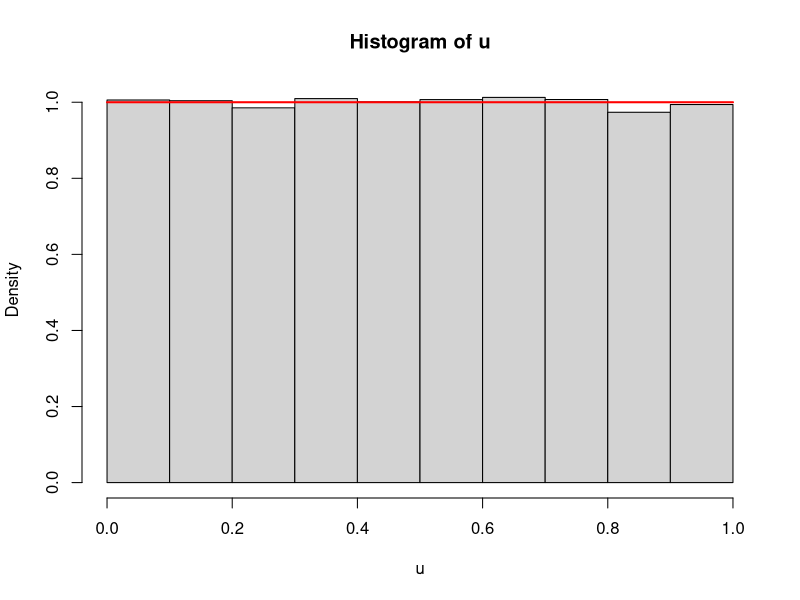
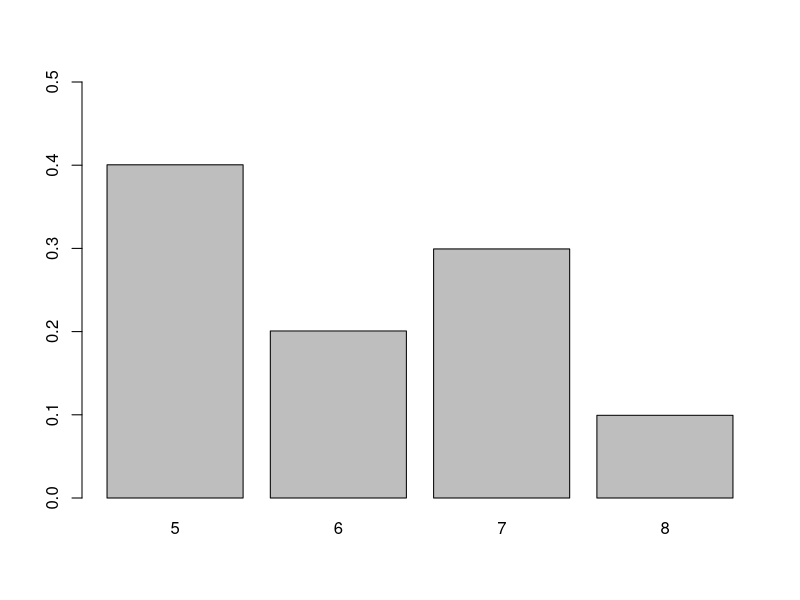
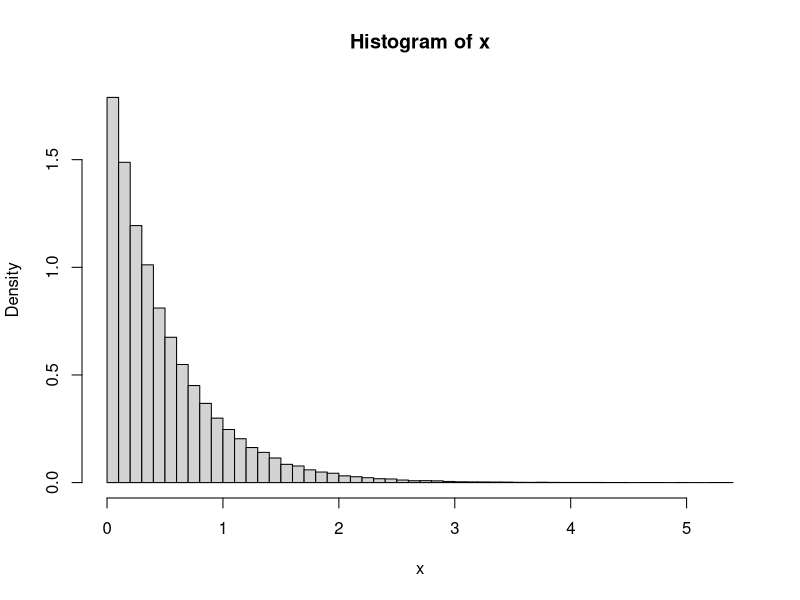

Here is the R script that generated these plots, in order: (Note: this script raises an error after producing the figures.)
# EXO1
inverseF <- function(u){
  x <- numeric(n)
  x[u <= 0.4] <- 5
  x[(u <= 0.6) & (u > 0.4)] <- 6
  x[(u <= 0.9) & (u > 0.6)] <- 7
  x[u > 0.9] <- 8
  x
}

n <- as.integer(1e5)

u <- runif(n)

x <- inverseF(u)

hist(u, breaks = seq(0, 1, by = 0.1), freq = FALSE)
curve(dunif(x), from = 0, to = 1, add = TRUE,
      col = "red", lwd = 2)

barplot(table(x)/n, ylim = c(0, 0.5))

# ==============================================================================

# EXO2
# Exp distribution
sim_exp <- function(n, lam = 1){
  n <- as.integer(n)
  u <- runif(n)
  inverseF <- function(u) -log(1-u)/lam
  x <- inverseF(u)
  x
}

n <- 1e5

x <- sim_exp(n, lam = 2)

hist(x, freq = FALSE, breaks = 50)
curve(dexp(x, rate = lam), from = 0, to = 5, add = TRUE,
      col = "red", lwd = 2)

p <- ppoints(n)
th <- qexp(p, rate = lam)

qqplot(th, x, col = adjustcolor(col = "black", alpha.f = 0.1))
abline(a = 0, b = 1, col = "blue", lwd = 2)

# Gamma distribution
sim_gamma <- function(n, n_param, lam = 1){
  N <- as.integer(n*n_param)
  rowSums(matrix(sim_exp(N, lam = lam), ncol = n_param))
}

s <- sim_gamma(n, n_param = 10, lam = 2)

hist(s, freq = FALSE, breaks = 50)
curve(dgamma(x, shape = 10, rate = 2), from = 0, to = 12, add = TRUE,
      col = "red", lwd = 2)

p <- ppoints(n)
th <- qgamma(p, shape = 10, rate = 2)

qqplot(th, s, col = adjustcolor(col = "black", alpha.f = 0.1))
abline(a = 0, b = 1, col = "blue", lwd = 2)

# Poisson distribution
sim_poisson <- function(n, lam = 1){
  n <- as.integer(n)
  v <- integer(n)
  for (i in 1:n){
    s <- 0.0
    k <- 0L
    repeat{
      s = s + rexp(1, lam)
      if (s > 1) break
      k = k + 1
    }
    v[i] <- k
  }
  v
}

pois <- sim_poisson(n, 1)
hist(pois, freq = F, breaks = seq(-0.5, max(pois)+0.5, by = 1))
points(0:max(pois), dpois(0:max(pois), lam = 1))
lines(0:max(pois), dpois(0:max(pois), lam = 1))

# ============================================================================== 

# accept_reject <- function(n, M){
#   x <- numeric(n)
#   n_acc <- 0
#   while (n_acc < n){
#     intM <- ceiling((n - n_acc)*M)
#     u <- runif(intM)
#     y <- rdist(intM, params)
#     y_idx <- which(f(y)/M*g(y) <= u)
#     if (length(x_idx) > 0){
#       x[n_acc+1 : n_acc+length(x_idx)] <- y[y_idx]
#     }
#     n_acc <- n_acc + length(x_idx)
#   }
#   x[1:n]
# }


